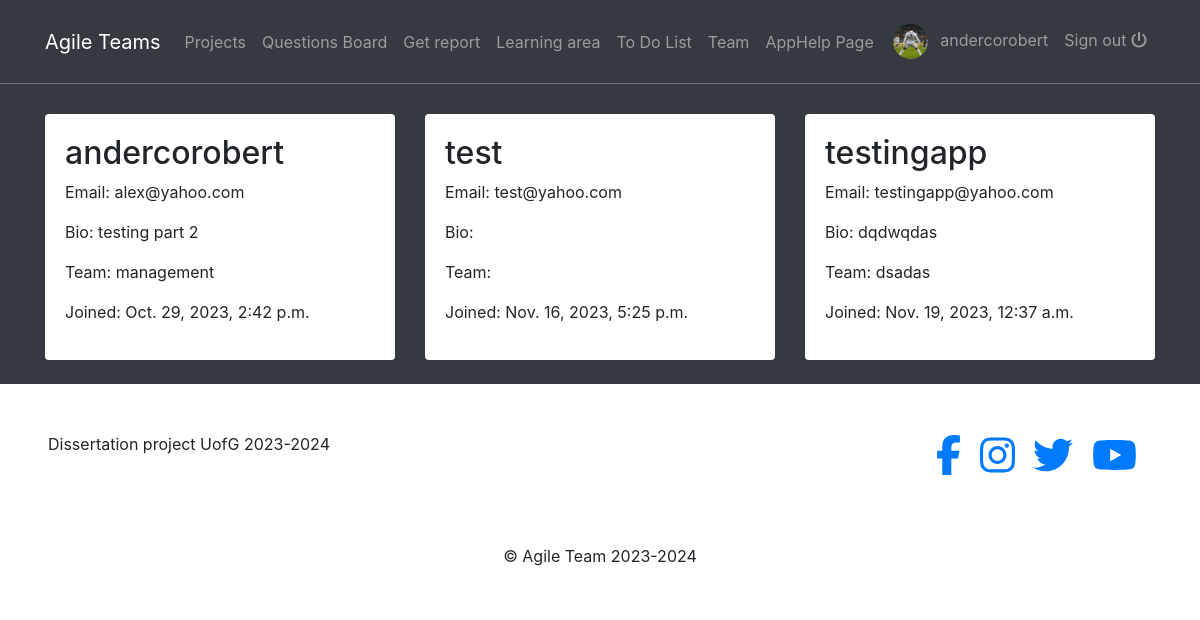
The app's page /team/ (signed in), older data.
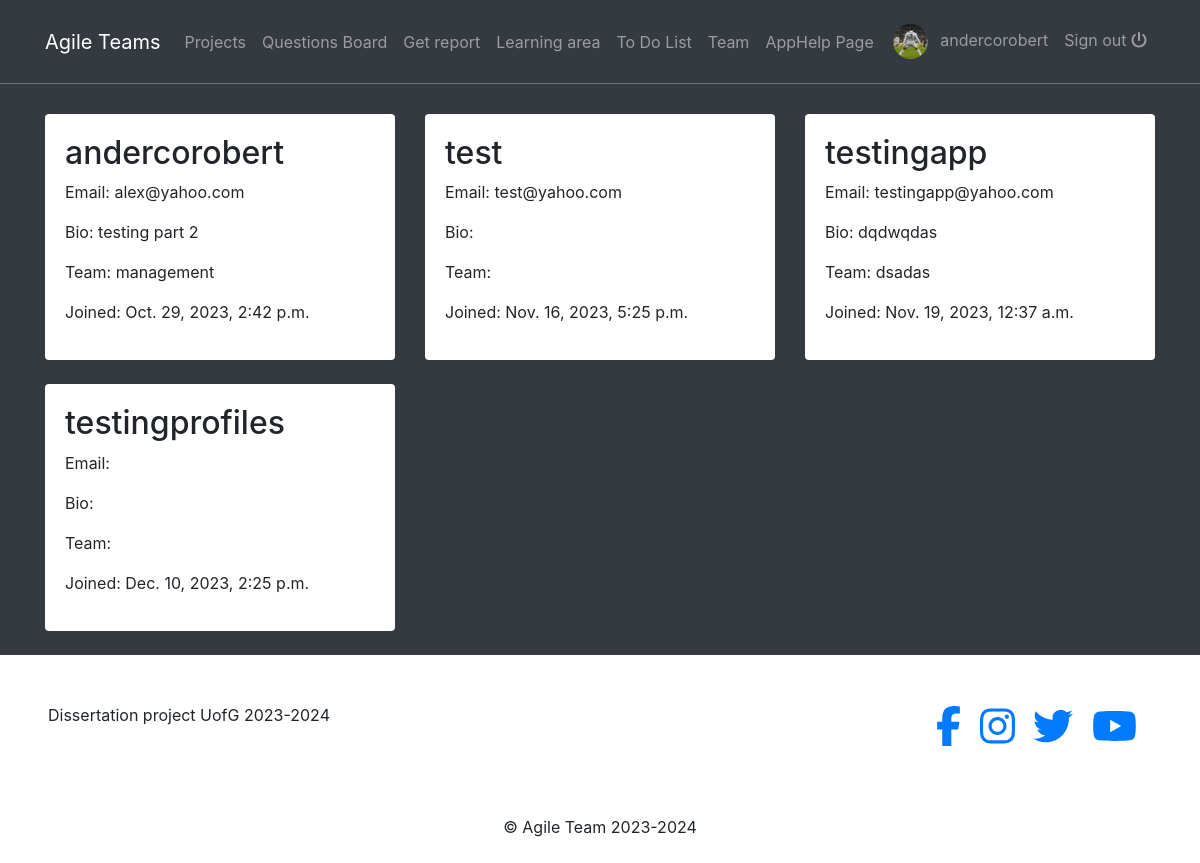
The same page, newer data.
### profiles/models.py (models this page shows, shortened)
class Profile(models.Model):
    user = models.OneToOneField(User, on_delete=models.CASCADE)
    bio = models.TextField()
    profile_picture = models.ImageField(upload_to=get_upload_path, default="uploads/profile/img/avatar.png", validators=[FileExtensionValidator(['png','jpg', 'jpeg'])])
    team = models.CharField(max_length=200)
    updated = models.DateTimeField(auto_now=True)
    created = models.DateTimeField(auto_now_add=True)

### agile/views.py (the view)
# urls.py: path('team/', views.team, name='team'),
def team(request):
    members = Profile.objects.all()
    context = {
        'members': members,
    }
    return render(request, 'team.html', context)

### blogs/context_processors.py (called while the page is built)
def get_categories(request):
    categories = Category.objects.all()
    return dict(categories=categories)

### profiles/context_processors.py (called while the page is built)
def profile_pic(request):
    if request.user.is_authenticated:
        user = request.user
        try:
            profile_obj = Profile.objects.get(user=user)
            pic = profile_obj.profile_picture
        except Profile.DoesNotExist:
            pic = None
        return {'picture':pic}
    return {}

def get_profile(request):
    if request.user.is_authenticated:
        user = request.user
        try:
            profile_obj = Profile.objects.get(user=user)
        except Profile.DoesNotExist:
            pic = None
        return {'profile':profile_obj}
    return {}

### templates/team.html
{% extends 'base.html' %}
{% block content %}
{% if request.user.is_authenticated  %}
<div class="container" style="margin-top: 70px;">
    <div class="row">
        {% for member in members %}
        <div class="col-md-4 mb-4">
            <div class="card border-0">
                <div class="card-body">
                    <h2>{{ member.user.username }}</h2>
                    <p>Email: {{ member.user.email }}</p>
                    <p>Bio: {{ member.bio }}</p>
                    <p>Team: {{ member.team }}</p>
                    <p>Joined: {{ member.created }}</p>
                </div>
            </div>
        </div>
        {% endfor %}
    </div>
</div>
{% else %}
<div class = "text-white text-center h3" style="margin-top: 70px;"> Please log in! </div>
{% endif %}
{% endblock %}

Row changes from the older to the newer data that the page shows:
added Profile: user.username "testingprofiles", created "Dec. 10, 2023, 2:25 p.m."
